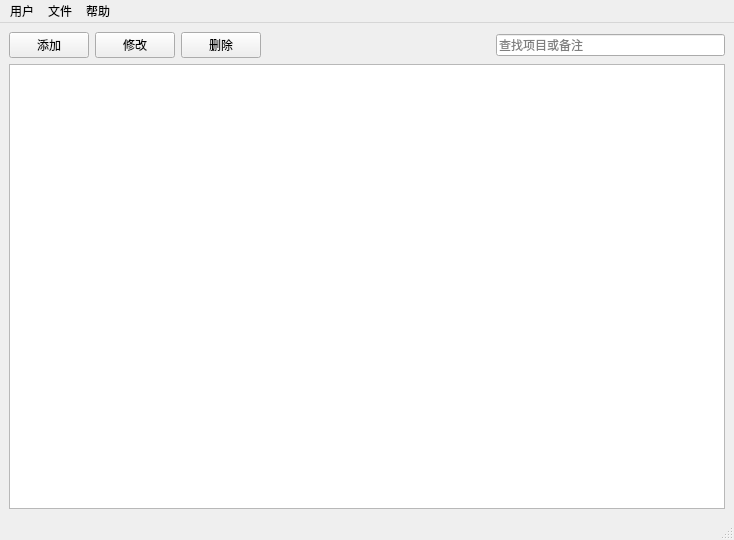
<?xml version="1.0" encoding="UTF-8"?>
<ui version="4.0">
 <class>MainWindow</class>
 <widget class="QMainWindow" name="MainWindow">
  <property name="geometry">
   <rect>
    <x>0</x>
    <y>0</y>
    <width>734</width>
    <height>540</height>
   </rect>
  </property>
  <property name="windowTitle">
   <string>MainWindow</string>
  </property>
  <widget class="QWidget" name="centralwidget">
   <layout class="QGridLayout" name="gridLayout">
    <item row="0" column="0">
     <layout class="QVBoxLayout" name="verticalLayout">
      <item>
       <layout class="QHBoxLayout" name="horizontalLayout">
        <item>
         <widget class="QPushButton" name="btn_add">
          <property name="text">
           <string>添加</string>
          </property>
         </widget>
        </item>
        <item>
         <widget class="QPushButton" name="btn_change">
          <property name="text">
           <string>修改</string>
          </property>
         </widget>
        </item>
        <item>
         <widget class="QPushButton" name="btn_delete">
          <property name="text">
           <string>删除</string>
          </property>
         </widget>
        </item>
        <item>
         <spacer name="horizontalSpacer">
          <property name="orientation">
           <enum>Qt::Horizontal</enum>
          </property>
          <property name="sizeHint" stdset="0">
           <size>
            <width>20</width>
            <height>20</height>
           </size>
          </property>
         </spacer>
        </item>
        <item>
         <widget class="QLineEdit" name="lineEdit_find">
          <property name="minimumSize">
           <size>
            <width>0</width>
            <height>0</height>
           </size>
          </property>
          <property name="placeholderText">
           <string>查找项目或备注</string>
          </property>
         </widget>
        </item>
       </layout>
      </item>
      <item>
       <widget class="QTableView" name="tableView_data">
        <attribute name="horizontalHeaderMinimumSectionSize">
         <number>25</number>
        </attribute>
        <attribute name="verticalHeaderMinimumSectionSize">
         <number>25</number>
        </attribute>
       </widget>
      </item>
     </layout>
    </item>
   </layout>
  </widget>
  <widget class="QMenuBar" name="menubar">
   <property name="geometry">
    <rect>
     <x>0</x>
     <y>0</y>
     <width>734</width>
     <height>25</height>
    </rect>
   </property>
   <widget class="QMenu" name="menu">
    <property name="title">
     <string>用户</string>
    </property>
    <addaction name="action_change_password"/>
    <addaction name="action_change_user"/>
    <addaction name="action_exit"/>
   </widget>
   <widget class="QMenu" name="menu_2">
    <property name="title">
     <string>文件</string>
    </property>
    <addaction name="action_import"/>
    <addaction name="action_export"/>
   </widget>
   <widget class="QMenu" name="menu_3">
    <property name="title">
     <string>帮助</string>
    </property>
    <addaction name="action_about"/>
   </widget>
   <addaction name="menu"/>
   <addaction name="menu_2"/>
   <addaction name="menu_3"/>
  </widget>
  <widget class="QStatusBar" name="statusbar"/>
  <action name="action_change_password">
   <property name="text">
    <string>修改密码</string>
   </property>
  </action>
  <action name="action_change_user">
   <property name="text">
    <string>切换用户</string>
   </property>
  </action>
  <action name="action_import">
   <property name="text">
    <string>导入</string>
   </property>
  </action>
  <action name="action_export">
   <property name="text">
    <string>导出</string>
   </property>
  </action>
  <action name="action_about">
   <property name="text">
    <string>关于</string>
   </property>
  </action>
  <action name="action_exit">
   <property name="text">
    <string>退出</string>
   </property>
  </action>
 </widget>
 <resources/>
 <connections/>
</ui>
